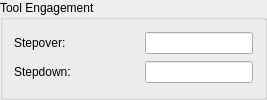
    <widget class="QGroupBox" name="groupBox_Engagement">
     <property name="title">
      <string>Tool Engagement</string>
     </property>
     <layout class="QGridLayout" name="gridLayout_2">
      <item row="0" column="1">
       <widget class="QLineEdit" name="WOC_SP">
        <property name="sizePolicy">
         <sizepolicy hsizetype="Preferred" vsizetype="Fixed">
          <horstretch>0</horstretch>
          <verstretch>0</verstretch>
         </sizepolicy>
        </property>
        <property name="toolTip">
         <string>&lt;html&gt;&lt;head/&gt;&lt;body&gt;&lt;p&gt;stepover or width of cut&lt;/p&gt;&lt;/body&gt;&lt;/html&gt;</string>
        </property>
        <property name="placeholderText">
         <string/>
        </property>
        <property name="unit" stdset="0">
         <string notr="true"/>
        </property>
       </widget>
      </item>
      <item row="0" column="0">
       <widget class="QLabel" name="label_StepOv">
        <property name="sizePolicy">
         <sizepolicy hsizetype="Fixed" vsizetype="Preferred">
          <horstretch>0</horstretch>
          <verstretch>0</verstretch>
         </sizepolicy>
        </property>
        <property name="minimumSize">
         <size>
          <width>125</width>
          <height>0</height>
         </size>
        </property>
        <property name="maximumSize">
         <size>
          <width>16777215</width>
          <height>16777215</height>
         </size>
        </property>
        <property name="text">
         <string>Stepover:</string>
        </property>
       </widget>
      </item>
      <item row="1" column="0">
       <widget class="QLabel" name="label_StepDwn">
        <property name="sizePolicy">
         <sizepolicy hsizetype="Fixed" vsizetype="Preferred">
          <horstretch>0</horstretch>
          <verstretch>0</verstretch>
         </sizepolicy>
        </property>
        <property name="minimumSize">
         <size>
          <width>125</width>
          <height>0</height>
         </size>
        </property>
        <property name="maximumSize">
         <size>
          <width>16777215</width>
          <height>16777215</height>
         </size>
        </property>
        <property name="text">
         <string>Stepdown:</string>
        </property>
       </widget>
      </item>
      <item row="1" column="1">
       <widget class="QLineEdit" name="DOC_SP">
        <property name="sizePolicy">
         <sizepolicy hsizetype="Preferred" vsizetype="Fixed">
          <horstretch>0</horstretch>
          <verstretch>0</verstretch>
         </sizepolicy>
        </property>
        <property name="toolTip">
         <string>&lt;html&gt;&lt;head/&gt;&lt;body&gt;&lt;p&gt;stepdown or depth of cut&lt;/p&gt;&lt;/body&gt;&lt;/html&gt;</string>
        </property>
        <property name="unit" stdset="0">
         <string notr="true"/>
        </property>
       </widget>
      </item>
     </layout>
    </widget>
